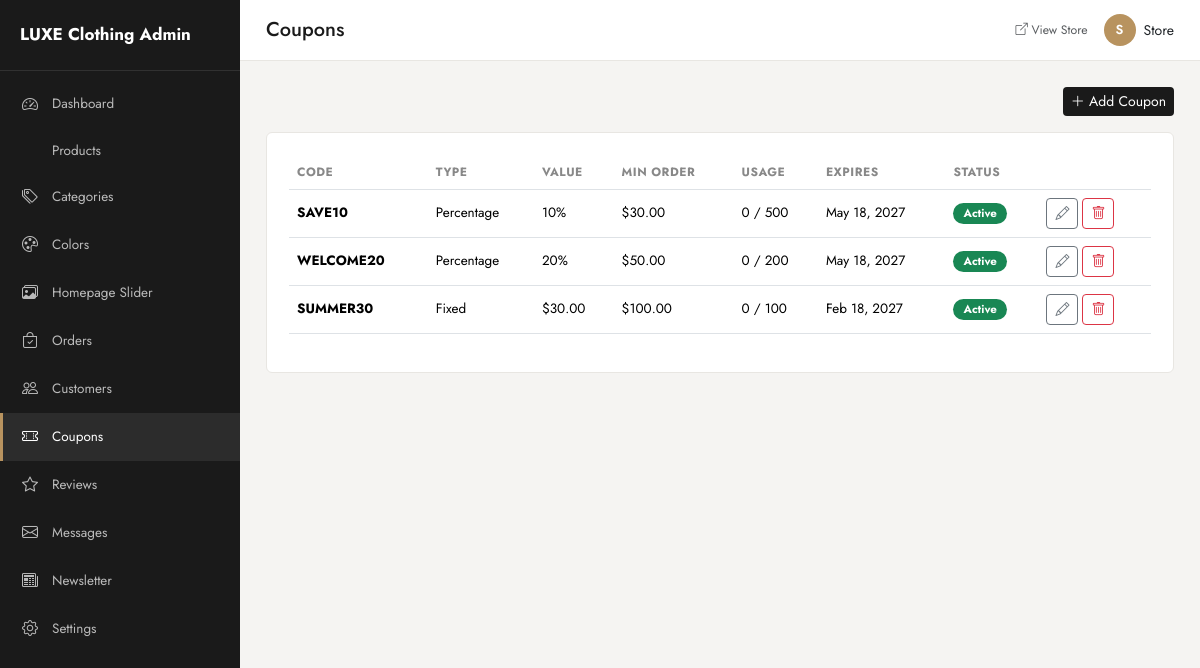
The page /admin/coupons/index.php (signed in) on the database its author committed.
### tables this page shows
CREATE TABLE users (
    id INT AUTO_INCREMENT PRIMARY KEY,
    first_name VARCHAR(100) NOT NULL,
    last_name VARCHAR(100) NOT NULL,
    email VARCHAR(150) NOT NULL UNIQUE,
    password VARCHAR(255) NOT NULL,
    phone VARCHAR(30) DEFAULT NULL,
    address VARCHAR(255) DEFAULT NULL,
    city VARCHAR(100) DEFAULT NULL,
    role ENUM('customer','admin') NOT NULL DEFAULT 'customer',
    status ENUM('active','inactive') NOT NULL DEFAULT 'active',
    created_at DATETIME NOT NULL DEFAULT CURRENT_TIMESTAMP,
    INDEX idx_users_email (email),
    INDEX idx_users_role (role)
);

CREATE TABLE coupons (
    id INT AUTO_INCREMENT PRIMARY KEY,
    code VARCHAR(50) NOT NULL UNIQUE,
    type ENUM('percentage','fixed') NOT NULL DEFAULT 'percentage',
    value DECIMAL(10,2) NOT NULL,
    minimum_amount DECIMAL(10,2) NOT NULL DEFAULT 0,
    maximum_discount DECIMAL(10,2) DEFAULT NULL,
    expires_at DATE DEFAULT NULL,
    usage_limit INT DEFAULT NULL,
    used_count INT NOT NULL DEFAULT 0,
    status ENUM('active','inactive') NOT NULL DEFAULT 'active',
    created_at DATETIME NOT NULL DEFAULT CURRENT_TIMESTAMP,
    INDEX idx_coupons_code (code)
);

### includes/functions.php (called while the page is built, shortened)
<?php
require_once __DIR__ . '/../config/database.php';
function e(?string $value): string
{
    return htmlspecialchars($value ?? '', ENT_QUOTES, 'UTF-8');
}
function isLoggedIn(): bool
{
    return !empty($_SESSION['user_id']);
}
function currentUserId(): ?int
{
    return $_SESSION['user_id'] ?? null;
}
function currentUser(): ?array
{
    $stmt = getDB()->prepare('SELECT * FROM users WHERE id = ? LIMIT 1');
    $stmt->execute([currentUserId()]);
    $user = $stmt->fetch() ?: false;
    return $user ?: null;
}
function getSettings(): array
{
    static $settings = null;
    if ($settings !== null) {
        return $settings;
    }
    $settings = [];
    try {
        $stmt = getDB()->query('SELECT setting_key, setting_value FROM settings');
        foreach ($stmt->fetchAll() as $row) {
            $settings[$row['setting_key']] = $row['setting_value'];
        }
    } catch (Exception $e) {
        error_log('Settings load error: ' . $e->getMessage());
    }
    return $settings;
}
function setting(string $key, $default = '')
{
    $settings = getSettings();
    return $settings[$key] ?? $default;
}
function formatPrice(float $amount): string
{
    return setting('currency_symbol', '$') . number_format($amount, 2);
}

### config/database.php (called while the page is built, shortened)
<?php
function getDB(): PDO
{
    static $pdo = null;
    if ($pdo === null) {
        $dsn = 'mysql:host=' . DB_HOST . ';dbname=' . DB_NAME . ';charset=' . DB_CHARSET;
        $options = [
            PDO::ATTR_ERRMODE            => PDO::ERRMODE_EXCEPTION,
            PDO::ATTR_DEFAULT_FETCH_MODE => PDO::FETCH_ASSOC,
            PDO::ATTR_EMULATE_PREPARES   => false,
        ];
        try {
            $pdo = new PDO($dsn, DB_USER, DB_PASS, $options);
        } catch (PDOException $e) {
            error_log('DB Connection Error: ' . $e->getMessage());
            http_response_code(500);
            die('A database error occurred. Please try again later.');
        }
    }
    return $pdo;
}

### admin/coupons/index.php (the view, shortened to what this page needs)
<?php
$pdo = getDB();
$coupons = $pdo->query('SELECT * FROM coupons ORDER BY created_at DESC')->fetchAll();
$pageHeading = 'Coupons';
require_once __DIR__ . '/../includes/header.php';
?>
<div class="d-flex justify-content-between align-items-center mb-3">
  <a href="<?= BASE_URL ?>/admin/coupons/create.php" class="btn btn-primary-admin btn-sm"><i class="bi bi-plus-lg"></i> Add Coupon</a>
</div>
<div class="admin-card">
  <div class="table-responsive">
    <table class="table table-admin">
      <thead><tr><th>Code</th><th>Type</th><th>Value</th><th>Min Order</th><th>Usage</th><th>Expires</th><th>Status</th><th></th></tr></thead>
      <tbody>
      <?php foreach ($coupons as $c): ?>
        <tr>
          <td><strong><?= e($c['code']) ?></strong></td>
          <td class="text-capitalize"><?= e($c['type']) ?></td>
          <td><?= $c['type']==='percentage' ? (float)$c['value'].'%' : formatPrice((float)$c['value']) ?></td>
          <td><?= formatPrice((float)$c['minimum_amount']) ?></td>
          <td><?= (int)$c['used_count'] ?> / <?= $c['usage_limit'] !== null ? (int)$c['usage_limit'] : '∞' ?></td>
          <td><?= $c['expires_at'] ? date('M j, Y', strtotime($c['expires_at'])) : 'Never' ?></td>
          <td><a href="?toggle=<?= $c['id'] ?>" class="badge badge-status bg-<?= $c['status']==='active'?'success':'secondary' ?> text-decoration-none"><?= e($c['status']) ?></a></td>
          <td>
            <a href="<?= BASE_URL ?>/admin/coupons/edit.php?id=<?= $c['id'] ?>" class="btn btn-sm btn-outline-secondary"><i class="bi bi-pencil"></i></a>
            <a href="<?= BASE_URL ?>/admin/coupons/delete.php?id=<?= $c['id'] ?>" class="btn btn-sm btn-outline-danger confirm-delete" data-confirm-msg="Delete this coupon?"><i class="bi bi-trash"></i></a>
          </td>
        </tr>
      <?php endforeach; ?>
      </tbody>
    </table>
  </div>
</div>
<?php require_once __DIR__ . '/../includes/footer.php'; ?>

### admin/includes/header.php (shortened to what this page needs)
<?php
$adminUser = currentUser();
?>
<!DOCTYPE html>
<html lang="en">
<head>
<link href="https://cdn.jsdelivr.net/npm/bootstrap@5.3.3/dist/css/bootstrap.min.css" rel="stylesheet">
<link href="https://cdn.jsdelivr.net/npm/bootstrap-icons@1.11.3/font/bootstrap-icons.css" rel="stylesheet">
<link rel="stylesheet" href="<?= BASE_URL ?>/admin/assets/css/admin.css">
</head>
<body>
<div id="toast-container" class="toast-container position-fixed top-0 end-0 p-3" style="z-index:1080"></div>
<div class="admin-wrapper">
  <?php include __DIR__ . '/sidebar.php'; ?>
  <div class="admin-main">
    <div class="admin-topbar d-flex justify-content-between align-items-center">
      <h5 class="mb-0 d-none d-lg-block"><?= e($pageHeading ?? 'Dashboard') ?></h5>
      <div class="d-flex align-items-center gap-3">
        <a href="<?= BASE_URL ?>/index.php" target="_blank" class="small text-muted"><i class="bi bi-box-arrow-up-right"></i> View Store</a>
        <div class="dropdown">
          <a href="#" class="d-flex align-items-center gap-2 text-dark" data-bs-toggle="dropdown">
            <div class="admin-avatar"><?= e(strtoupper(substr($adminUser['first_name'],0,1))) ?></div>
            <span class="d-none d-md-inline"><?= e($adminUser['first_name']) ?></span>
          </a>
        </div>
      </div>
    </div>
    <div class="admin-content">

### admin/assets/css/admin.css (style rules this page uses)
:root { --admin-ink: #1a1a1a; --admin-accent: #b8935f; --admin-bg: #f5f4f2; --admin-line: #e8e6e2; }
* { box-sizing: border-box; }
body { font-family: 'Jost', sans-serif; background: var(--admin-bg); color: var(--admin-ink); font-size: 14px; }
a { text-decoration: none; }
.admin-wrapper { display: flex; min-height: 100vh; }
.admin-main { margin-left: 240px; flex-grow: 1; min-width: 0; width: 100%; }
.admin-topbar { background: #fff; padding: 14px 26px; border-bottom: 1px solid var(--admin-line); position: sticky; top: 0; z-index: 900; }
.admin-content { padding: 26px; }
.admin-avatar { width: 32px; height: 32px; border-radius: 50%; background: var(--admin-accent); color: #fff; display: flex; align-items: center; justify-content: center; font-weight: 600; font-size: 13px; }
.admin-card { background: #fff; border-radius: 6px; border: 1px solid var(--admin-line); padding: 22px; }
.table-admin th { font-size: 12px; text-transform: uppercase; letter-spacing: .5px; color: #888; border-top: none; }
.table-admin td { vertical-align: middle; font-size: 13.5px; }
.badge-status { text-transform: capitalize; padding: 5px 10px; border-radius: 20px; font-size: 11.5px; }
.btn-primary-admin { background: var(--admin-ink); color: #fff; border: none; }

### rows shown on the page
users: first_name "S", first_name "Store"
coupons: code "SAVE10", type "Percentage", value "10", minimum_amount "$30.00", used_count "0", usage_limit "500", expires_at "May 18, 2027", status "Active"
coupons: code "WELCOME20", type "Percentage", value "20", minimum_amount "$50.00", used_count "0", usage_limit "200", expires_at "May 18, 2027", status "Active"
coupons: code "SUMMER30", type "Fixed", value "$30.00", minimum_amount "$100.00", used_count "0", usage_limit "100", expires_at "Feb 18, 2027", status "Active"

### other values the page prints
setting('store_name', 'LUXE') "LUXE Clothing"
$pageHeading "Coupons"
